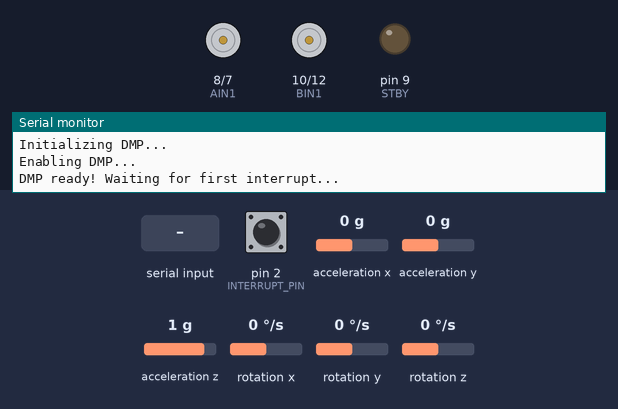
The sketch below on a simulated Arduino Uno, built with avr-gcc and run on an emulated ATmega328P. On the bench: motor-driver pin pairs drawn as motors (green arrow = first pin HIGH = forward, orange = second pin HIGH = backward, longer = more drive, scaled by the enable pin, stopped while the standby pin is LOW), output pins drawn as LEDs (lit = HIGH), the last lines printed to the serial monitor. The inputs (shaded band) are chosen by the test bench; at power-on: acceleration x 0 g, acceleration y 0 g, pin 2 (INTERRUPT_PIN) LOW, acceleration z 1 g, rotation x 0 °/s, rotation y 0 °/s, rotation z 0 °/s. The sensor or clock chip raises its interrupt line as the real part does.

Above: at 1.7 s.
1.8 s: acceleration x set to -0.8 g
4.8 s: acceleration y set to -1.4 g
At 5.7 s:
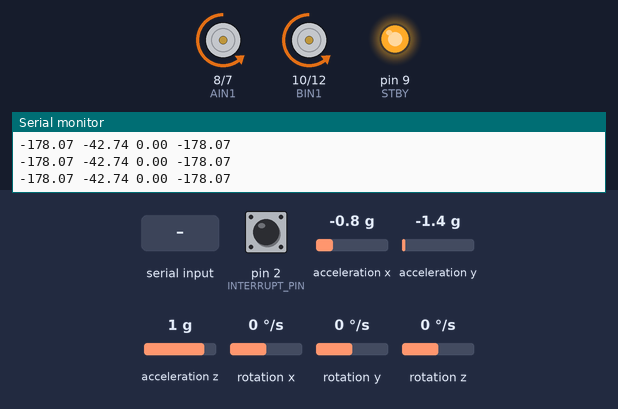
6.5 s: "7\n" received over Serial
At 6.68 s:
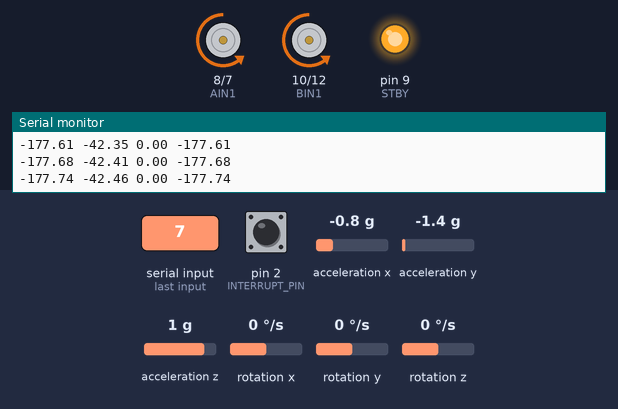
8.0 s: "90,45\n" received over Serial
9.5 s: acceleration x set to 0 g
At 11.0 s:
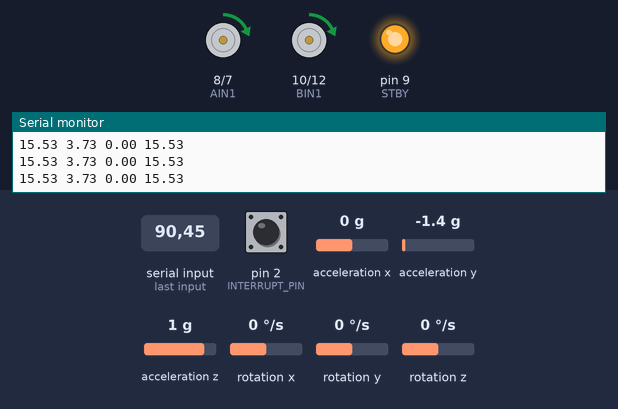
11.3 s: "90\n" received over Serial
At 11.8 s:
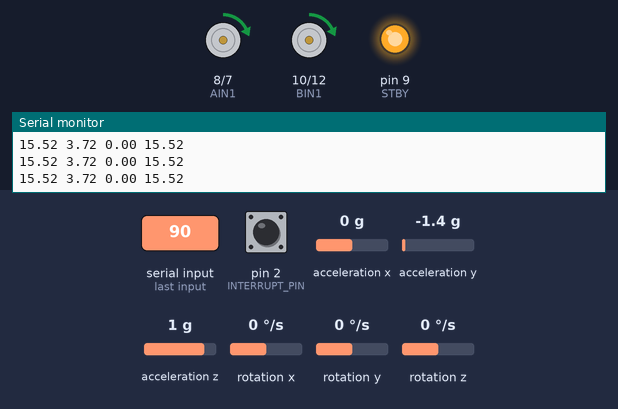
Timing chart, 0 to 13.8 s (numbered marks = the images above; inputs shaded):
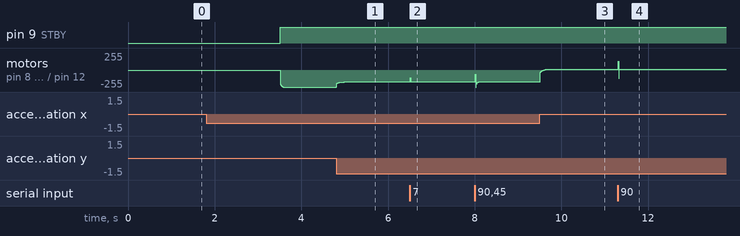

Measured:
- after the input at 4.8 s, motor on pin 8 (AIN1) / pin 7 (AIN2), motor on pin 10 (BIN1) / pin 12 (BIN2): moves from backward 255/255 to backward 178/255 over 0.24 s, starting at once
- after the input at 6.5 s, motor on pin 8 (AIN1) / pin 7 (AIN2), motor on pin 10 (BIN1) / pin 12 (BIN2): backward 178/255 → backward 177/255 at once, → backward 178/255 0.27 s later
- after the input at 9.5 s, motor on pin 8 (AIN1) / pin 7 (AIN2), motor on pin 10 (BIN1) / pin 12 (BIN2): moves from backward 178/255 to forward 15/255 over 0.31 s, starting at once
- after the input at 11.3 s, motor on pin 8 (AIN1) / pin 7 (AIN2), motor on pin 10 (BIN1) / pin 12 (BIN2): forward 15/255 → forward 14/255 at once, → forward 15/255 0.12 s later

The sketch:

br9.6.8.4C.ino
```cpp
/**********Bu Kod el emegi göz nurudur.********/
/*
 *
 * */

#include "I2Cdev.h"
#include "MPU6050_6Axis_MotionApps20.h"
#if I2CDEV_IMPLEMENTATION == I2CDEV_ARDUINO_WIRE
    #include "Wire.h"
#endif
#include <PID_v1.h>
#include <TimerOne.h>
MPU6050 mpu;


// uncomment "Bluetooth" if you want to send gyro values over bluetooth
//#define Bluetooth

// uncomment "robot" if you want to see the actual pid values
#define ROBOT


// uncomment "OUTPUT_READABLE_QUATERNION" if you want to see the actual
// quaternion components in a [w, x, y, z] format (not best for parsing
// on a remote host such as Processing or something though)
//#define OUTPUT_READABLE_QUATERNION

// uncomment "OUTPUT_READABLE_YAWPITCHROLL" if you want to see the yaw/
// pitch/roll angles (in degrees) calculated from the quaternions coming
// from the FIFO. Note this also requires gravity vector calculations.
// Also note that yaw/pitch/roll angles suffer from gimbal lock (for
// more info, see: http://en.wikipedia.org/wiki/Gimbal_lock)
#define OUTPUT_READABLE_YAWPITCHROLL

// uncomment "OUTPUT_READABLE_REALACCEL" if you want to see acceleration
// components with gravity removed. This acceleration reference frame is
// not compensated for orientation, so +X is always +X according to the
// sensor, just without the effects of gravity. If you want acceleration
// compensated for orientation, us OUTPUT_READABLE_WORLDACCEL instead.
//#define OUTPUT_READABLE_REALACCEL

// uncomment "OUTPUT_READABLE_WORLDACCEL" if you want to see acceleration
// components with gravity removed and adjusted for the world frame of
// reference (yaw is relative to initial orientation, since no magnetometer
// is present in this case). Could be quite handy in some cases.
//#define OUTPUT_READABLE_WORLDACCEL


#define INTERRUPT_PIN 2  // use pin 2 on Arduino Uno & most boards
#define LED_PIN 13 // (Arduino is 13, Teensy is 11, Teensy++ is 6)


//---------------------------------------------------TB6612 VARIABLES  ⇓⇓⇓⇓⇓⇓⇓⇓⇓
int STBY = 9; //standby
//Motor A
int PWMA = 6; //Speed control
int AIN1 = 8; //Direction
int AIN2 = 7; //Direction

//Motor B
int PWMB = 11; //Speed control
int BIN1 = 10; //Direction
int BIN2 = 12; //Direction


//---------------------------------------------------MPU6050 VARIABLES  ⇓⇓⇓⇓⇓⇓⇓⇓⇓

// MPU control/status vars
bool dmpReady = false;  // set true if DMP init was successful
uint8_t mpuIntStatus;   // holds actual interrupt status byte from MPU
uint8_t devStatus;      // return status after each device operation (0 = success, !0 = error)
uint16_t packetSize;    // expected DMP packet size (default is 42 bytes)
uint16_t fifoCount;     // count of all bytes currently in FIFO
uint8_t fifoBuffer[64]; // FIFO storage buffer

// orientation/motion vars
Quaternion q;           // [w, x, y, z]         quaternion container
VectorInt16 aa;         // [x, y, z]            accel sensor measurements
VectorInt16 aaReal;     // [x, y, z]            gravity-free accel sensor measurements
VectorInt16 aaWorld;    // [x, y, z]            world-frame accel sensor measurements
VectorFloat gravity;    // [x, y, z]            gravity vector
float euler[3];         // [psi, theta, phi]    Euler angle container
float ypr[3];           // [yaw, pitch, roll]   yaw/pitch/roll container and gravity vector

// packet structure for InvenSense teapot demo
uint8_t teapotPacket[14] = { '$', 0x02, 0,0, 0,0, 0,0, 0,0, 0x00, 0x00, '\r', '\n' };
volatile bool mpuInterrupt = false;     // indicates whether MPU interrupt pin has gone high
bool blinkState = false;
float ax, ay, az;
float gx, gy, gz;


//---------------------------------------------BLUETOOTH VARIABLES  ⇓⇓⇓⇓⇓⇓⇓⇓⇓

float direction_speed_change=0;
//char fake_transmission_value[30]={S,S,S,S,S,S,S,S,S,S,S,B,B,S,S,S,S,S,S,S,S,S,S,S,7,S,S,S,S,S,S,S,S,S,S,S,S,S,S}
char fake_transmission_value[23]={83,83,83,7,83,83,83,83,83,83,83,83,60,60,83,83,83,83,7,83,83,83,83};
   int digit_1000,digit_100,digit_10,digit_1;
   int sign_of_number;
const int packet_size=5;
uint8_t sign_byte=0;
float fraction_packet[8];
uint8_t sign_packet[8];
float  packet2send[packet_size];
uint8_t  packet_p253_edited[packet_size];

float  example_packet_253[3]={-192.52 ,250.45 , 255 };
float  example_packet_254[3]={-10.45 ,-15.255 , 200 };

//---------------------------------------------PID VARIABLES   ⇓⇓⇓⇓⇓⇓⇓⇓⇓
double SPAdjust = 0, Setpoint = 0, Input, Output;


double consKp = 17, consKi = 10, consKd = 0.01;
PID myPID(&Input, &Output,&Setpoint, consKp, consKi, consKd, DIRECT);


int pwm_cikis=0;;
float tune =0;float tune2 =0;float tune3 =0;
float raw_pid=0;
uint8_t first_time=0;;
float iTerm = 0;
float ki, kp, kd;
float dt;
float angle_error_old=0;
float angle_difference=0;
int dly=1;
int wthf=0;
int inside_the_space_beyond_our_dimension=0;
int pos=10;
float aeo=0;
float aeod=0;
double angle_error;
int counter=0;
volatile int wtf=0;
int a=0;
//int ax, ay, az;
void parse_to_digits(int number);
void dmpDataReady() {
    mpuInterrupt = true;
}

float      cog_offset=0 ;
float      angle_offset=0 ;
//---------------------------------------------------Modifying variables ⇓⇓⇓⇓⇓⇓⇓⇓⇓

float        aci_eksi_sinir=-0.5,        aci_arti_sinir=0.5;  //min negatitive and positive angle borders for balance robo9
float        aci_max_eksi_sinir=-40,   aci_max_arti_sinir=40; //max negatitive and positive angle borders for balance robot
int        deadband_pwm_n=-2,        deadband_pwm_p=2;  //to remove deadband in pwm signal and motor connection


float angle = 0;
float error_slow = 0;
float error_slower = 0;


void setup() {

   //  cog_offset=-0.5 ;    //offset for the chassis cog to be aligned with center line between motors.
      angle_offset=-2.0 ;// OFFSET OF ANGLE MEASUREMENT.


  angle_offset=angle_offset-cog_offset;

settings();

 Timer1.initialize(100000); // set timer  for every ... ms and calculate behaviour of chassis

 Timer1.attachInterrupt( timerIsr ); // attach the service routine here

   myPID.SetOutputLimits(-255 , 255);
  myPID.SetSampleTime(15);
 myPID.SetMode(AUTOMATIC);
 myPID.SetTunings(consKp, consKi, consKd); //Load the tunings


}

void loop() {
unsigned long start = micros();

if(first_time==0){delay(3000); first_time=1;} //wait and eliminate noisy data that occours in first 2 seconds

//fake_getvalue();
 incoming_data_interpretor( bluetooth_getvalue());
 //bluetooth_getvalue();

kp=tune; ki=tune2; kd=tune3;     // 16.28 7.48 1436.95


kp=13.5; ki=0; kd=1000;  // consKp = 1, consKi = 0.4, consKd = 0;//

dmp(); // calculates gx value via digital motion processor in mpu6050

  // angle = ypr[1] + 0.06;                   // 0.02 is center of gravity offset
 gx=ypr[1]* 180/M_PI;  // pitch
 gx=gx-angle_offset;


pid_control();


unsigned long end = micros();
unsigned long delta = end - start;
//Serial.println(delta);

  dt=delta/1000;

}


void timerIsr(){

//  if( ( (aci_eksi_sinir>gx ) && (gx>aci_max_eksi_sinir) ) || ( (aci_arti_sinir<gx ) && (gx<aci_max_arti_sinir ) )  )  {
//
//  }
//  else{
//  pid_update();}

//realise();

//fake_getvalue();
//incoming_data_interpretor(bluetooth_getvalue());
}
```

bluetooth.ino
```cpp
uint8_t  bluetooth_getvalue()
{
   //  SSSSSSSSSSSSBBSSSSSSSSSSS7SSSSSSSSSSSSSS
   char returnvalue=0;
   if(Serial.available()>0)
   {


      int deger0=Serial.read();

       if(deger0!=83){
                 //   if(deger0==55)  digitalWrite(LED_PIN, 1);
                 returnvalue=deger0;
        }
        else{
           returnvalue=1;//incoming meaningless data
          }


   }

   return returnvalue;
}

uint8_t  fake_getvalue()
{
   //  SSSSSSSSSSSSBBSSSSSSSSSSS7SSSSSSSSSSSSSS
  // char fake_transmission_value[23]={83,83,83,7,83,83,83,83,83,83,83,83,60,60,83,83,83,83,7,83,83,83,83};

   //kanka burası şunu yapıyor. bizim b dan gelen degerlerin yerin
   //burdan deger gelicek birer biere.biz bunu serial miş gibi ilgili fonksyona feedlicez.
//fake_transmission_value
char temp_char=0;
   for(int a=0; a<23;a++)
   {

    temp_char=fake_transmission_value[a];
      Serial.print(temp_char);  Serial.print(" ");

     if(temp_char!=83){   if(temp_char==7)  digitalWrite(LED_PIN, 1);}
    delay(10);
   }


}


char incoming_data_interpretor(uint8_t x){  //Serial işlemler içerdiginden bu kodu Kullanılırken ana koddaki #define robot kısmı kapatılmalıdır

// kumandadan belirli bir veri geldi. ayrıldı. gelen verinin kontrol verisine dönüştürme işlemi burda yapılacak.
//burdan çıkan veri angle_offset degeri olarak pid fonksyonuna yedirelecek
//0 1 2 3 4 5 6 7 8 9 10       6-5 1            //    -5 -4 -3 -2 -1 0  1  2  3  4  5
                                               //    -25            0             +25
char incomming_data_problem=0;
//char incomming_data_problem=0;


//if (x==1){incomming_data_problem=1;}


char command=0;
int8_t direction_speed_indicator=0;
 direction_speed_change=0;


if (x==0){incomming_data_problem=1;}

if (x<58 ){
   if (47<x ){
      if (x==53 ){   digitalWrite(LED_PIN, 1);}  else  digitalWrite(LED_PIN, 0);
    direction_speed_indicator=   (x-48)-5  ;

    direction_speed_change=   direction_speed_indicator*5;  //angles ;

   }

}

}


void bluetooth(int x){  //Serial işlemler içerdiginden bu kodu Kullanılırken ana koddaki #define robot kısmı kapatılmalıdır

 sendvalue(x) ;  //bu fonksyon ile istenilen degişken degeri rakamlara ayrılır ve usart üzerinden gönderilir.
//Serial.println( x);
 // getvalue();  //bu fonksyon deneme aşamasındadır.  p i d degerlerini bluetoot üzerinden arduinoya yüklemeye yarar.

}

void bluetooth(int x,int y){  //Serial işlemler içerdiginden bu kodu Kullanılırken ana koddaki #define robot kısmı kapatılmalıdır

 sendvalue(x,y) ;  //bu fonksyon ile istenilen degişken degeri rakamlara ayrılır ve usart üzerinden gönderilir.
//Serial.println( x);
 // getvalue();  //bu fonksyon deneme aşamasındadır.  p i d degerlerini bluetoot üzerinden arduinoya yüklemeye yarar.

}


void bluetooth(int x,int y,int z){  //Serial işlemler içerdiginden bu kodu Kullanılırken ana koddaki #define robot kısmı kapatılmalıdır

 sendvalue(x,y,z) ;  //bu fonksyon ile istenilen degişken degeri rakamlara ayrılır ve usart üzerinden gönderilir.

}

void parse_to_digits(int number)
{


  /********
   *
   * int digit_1000;
   int digit_100;
   int digit_10;
   int digit_1;
   sign_of_number;
   these values must been declared as global variables.
   *
   *
   *
   */

    int number_3digits;
    int number_2digits;
    int number_1digits;
    int mod2;
    int mod1;
    int mod3;
   // int sign_of_number;

    if(number<0){
      number=-1*number;   //take absolute of it  , not neccesary for adc values
      sign_of_number=1;}
    else{
      sign_of_number=2;
    }


      //here is the math calculations . actually  each of the block'S third line are not neccesaryy but doesnt hurt no body.

      /*************************************calculate 1000  digit ************************************/
        mod1=number%1000; //564
        digit_1000=(number-mod1)/1000 ;  //4. digit   1
        number_3digits =(number-(1000*digit_1000))  ;    // 564

       /*************************************calculate 100  digit ************************************/
        mod2=number_3digits % 100;  //  64
        digit_100=(  number_3digits-mod2   )/100;   // 3. digit   5
       number_2digits =(number_3digits-(100*digit_100)) ;    //2. hane digit_10iz digit_10ayı


       /*************************************calculate 10 digit ************************************/

      mod3=number_2digits % 10;  //63
      digit_10=(  number_2digits-mod3   )/10 ;   //2. hane
      number_1digits= (number_2digits-(10*digit_10))  ;  //ı

       /*************************************calculate 1  digit ************************************/
      digit_1=number_1digits;


}


uint8_t digit_dec2ascii(uint8_t decimal_digit){

uint8_t ascii_digit=decimal_digit+48;
return ascii_digit;


}

void sendvalue(int value)
{

  //Serial.println( value);

  //  packet demo  :  35 0 52 51 50   which is equal to #+432

    int asci_digit100= 0;
     int asci_digit10=  0;
      int asci_digit1=  0;


    parse_to_digits(value);

    Serial.write(35);   // #


   //  asci_digit100=  digit_100+48;  //rakamlar ascii ye çevrildi
   //  asci_digit10=  digit_10+48;
   //  asci_digit1=  digit_1+48;

asci_digit100=    digit_dec2ascii(digit_100);
  asci_digit10=    digit_dec2ascii(digit_10);
   asci_digit1=    digit_dec2ascii(digit_1);


  Serial.write (sign_of_number);
  Serial.write (asci_digit100);
    Serial.write (asci_digit10);
    Serial.write (asci_digit1);

   // Serial.println();
}

void sendvalue(int value,int value2)
{


  //  packet demo 2 :  35 0 52 51 20 47 0 52 51 50  which is equal to #+432/+432
    int asci_digit100= 0;
     int asci_digit10=  0;
      int asci_digit1=  0;


    parse_to_digits(value);


//     asci_digit100=  digit_100+48;  //rakamlar ascii ye çevrildi
//     asci_digit10=  digit_10+48;
//     asci_digit1=  digit_1+48;

    asci_digit100=    digit_dec2ascii(digit_100);
  asci_digit10=    digit_dec2ascii(digit_10);
   asci_digit1=    digit_dec2ascii(digit_1);


    Serial.write(35);   // #
  Serial.write (sign_of_number);
  Serial.write (asci_digit100);
    Serial.write (asci_digit10);
    Serial.write (asci_digit1);


      asci_digit100= 0;
      asci_digit10=  0;
       asci_digit1=  0;


    parse_to_digits(value2);


//     asci_digit100=  digit_100+48;  //rakamlar ascii ye çevrildi
//     asci_digit10=  digit_10+48;
//     asci_digit1=  digit_1+48;

      asci_digit100=    digit_dec2ascii(digit_100);
  asci_digit10=    digit_dec2ascii(digit_10);
   asci_digit1=    digit_dec2ascii(digit_1);

    Serial.write(47);   //   /
  Serial.write (sign_of_number);
  Serial.write (asci_digit100);
    Serial.write (asci_digit10);
    Serial.write (asci_digit1);


   // Serial.println();
}


void sendvalue(int value,int value2,int value3)
{


  //  packet demo 3 :  35 0 52 51 20  0 52 51 50 0 52 51 50  which is equal to #+432+432+432
int asci_digit100= 0;  int asci_digit10=  0; int asci_digit1=  0;
parse_to_digits(value);
asci_digit100=    digit_dec2ascii(digit_100);asci_digit10=    digit_dec2ascii(digit_10); asci_digit1=    digit_dec2ascii(digit_1);

 Serial.write(35);   // #
 Serial.write (sign_of_number);
 Serial.write (asci_digit100);
 Serial.write (asci_digit10);
 Serial.write (asci_digit1);


asci_digit100= 0;   asci_digit10=  0;  asci_digit1=  0;
parse_to_digits(value2);
asci_digit100= digit_dec2ascii(digit_100);  asci_digit10=  digit_dec2ascii(digit_10);  asci_digit1= digit_dec2ascii(digit_1);


  Serial.write (sign_of_number);
  Serial.write (asci_digit100);
  Serial.write (asci_digit10);
  Serial.write (asci_digit1);


asci_digit100= 0;   asci_digit10=  0;  asci_digit1=  0;
parse_to_digits(value3);
asci_digit100= digit_dec2ascii(digit_100);  asci_digit10=  digit_dec2ascii(digit_10);  asci_digit1= digit_dec2ascii(digit_1);


  Serial.write (sign_of_number);
  Serial.write (asci_digit100);
  Serial.write (asci_digit10);
  Serial.write (asci_digit1);


}


void getvalue()
{

   if(Serial.available()>0)
   {

    while(Serial.read()!=200){  //ilk deger 200 olucak her zaman
      int deger0=Serial.read();
      Serial.write(deger0);
  //    p= deger0;

    }
   }


 //Serial.write(gx);
}


void protocol_253(int number){
  if(number==253){
    number=254;
  }
    Serial.write(253);
    Serial.write(number);
}


void protocol_253(float pack_raw[]){
/*
  paket prototipleri

  { '253' , signbits  ,  datapacket[0], datapacket[0]_fraction , datapacket[1] ,datapacket[1]_fraction , datapacket[2]  }

  -192.52  250.45  255 geldi
  192.52 pozitif oldu
  192.52>192 oldugundan fractionu 0.52 bulundu
  2 basamaklı fractiona izin veriliyor 0.01 ile 0.99 arasında
  0.52  *100 = 52 çıktı
  0.1 olsaydı 10 çıkacaktı
  0.01 olsaydı 1 çıkacaktı
  253 1 192 52  250 45  255  şeklinde gönderildi

*/
float pack[3];
for (int i = 0; i < 3; i++) {
   pack[i]=pack_raw[i];
  }


//------------------------------------------------------take_Absolute and denote which ones negative
  for (int i = 0; i < 3; i++) {
    if(pack[i]<0){
      pack[i]=-1*pack[i]; sign_packet[i]=1;
      }
    else{ sign_packet[i]=0; }
  }

 sign_byte=sign_packet[0]*1+sign_packet[1]*2+sign_packet[2]*4;


//------------------------------------------------------extract fractions and put them in array and load nonfraction parts to an array
   for (int i = 0; i < 3; i++) {
     if(  floor(pack[i])<pack[i]){
             fraction_packet[i]= pack[i]-((uint8_t)(floor(pack[i])));   //extract  fraction part   192.52-192 =0.52
              fraction_packet[i]=  fraction_packet[i]*100;   //make fraction integer by multiplying by 100
     }
  }

for (int i = 0; i < 3; i++) {
      pack[i]= floor(pack[i]);
    if(pack[i]==253){ pack[i]=254;}

  }

//------------------------------------------------------print packet over usart


 Serial.write(253);  //delimeter byte
 Serial.write(sign_byte);    //sign byte
       Serial.write((uint8_t)(pack[0]));
       Serial.write((uint8_t)(fraction_packet[0]));
       Serial.write((uint8_t)(pack[1]));
       Serial.write((uint8_t)(fraction_packet[1]));
       Serial.write((uint8_t)(pack[2]));

//integer_part = floor(sign_packet[0]);
//decimal_part = fmod(num,1)*10^whatever;


}


//double x;
//double y;
//double z;
//
//void printDouble( double val, unsigned int precision){
//// prints val with number of decimal places determine by precision
//// NOTE: precision is 1 followed by the number of zeros for the desired number of decimial places
//// example: printDouble( 3.1415, 100); // prints 3.14 (two decimal places)
//
//   Serial.print (int(val));  //prints the int part
//   Serial.print("."); // print the decimal point
//   unsigned int frac;
//   if(val >= 0)
//       frac = (val - int(val)) * precision;
//   else
//       frac = (int(val)- val ) * precision;
//   Serial.println(frac,DEC) ;
//}
//
//void  setup(){
// Serial.begin(9600);
// Serial.println("Print floating point example");
// printDouble( 3.1415, 100);  // example of call to printDouble to print pi to two decimal places
// x = 10;
// y = 3.1;
// z = x / y;
//}
//
//
//void loop(){
//  printDouble(z,10);   // one decimal place
//  printDouble(z,100);  // two decimal places
//  printDouble(z,1000); // three decimal places
//  z = z + .1;
//  delay(100);
//}
//
//
```

Source omitted: dmp.ino (4454 bytes), p253.c (20343 bytes), p253.h (9393 bytes), pid.ino (9447 bytes), settings.ino (2463 bytes)
